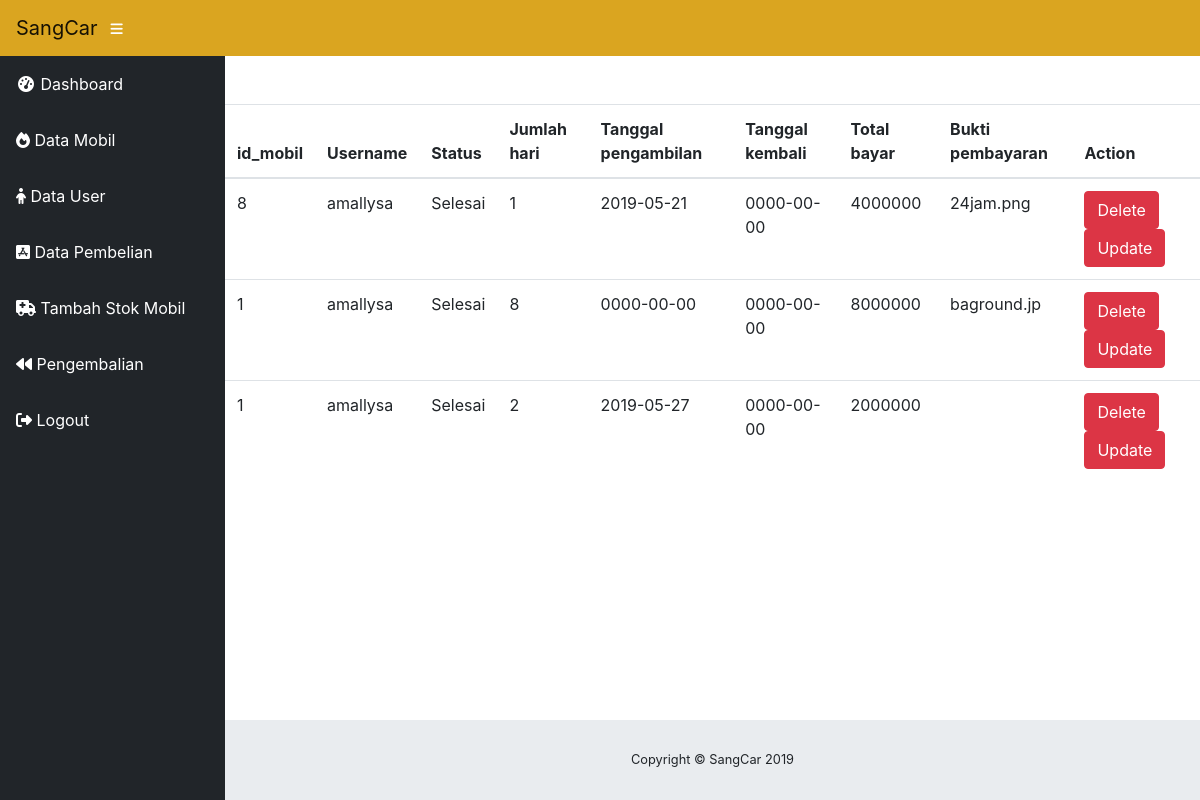
The app's page /keranjang.php (signed in) with its own data.
### tables this page shows
CREATE TABLE `keranjang` (
  `id_keranjang` int(11) NOT NULL,
  `id_mobil` int(11) NOT NULL,
  `username` varchar(30) NOT NULL,
  `Status` varchar(30) NOT NULL,
  `Jumlah_hari` int(11) NOT NULL,
  `Tanggal_pengambilan` date NOT NULL,
  `Tanggal_kembali` date NOT NULL,
  `Total_bayar` int(11) NOT NULL,
  `bukti_pembayaran` varchar(11) NOT NULL
);

### keranjang.php (the view, shortened to what this page needs)
<?php
include "cover/header.php";
$username=$_SESSION['username'];
$query="SELECT * FROM keranjang WHERE username='$username'";
	$hasil=mysqli_query($con,$query);
?>
  <div class="container"  style="background-color:white;">
    <div class="row align-items-center my-5">
	<table class="table table-hover">
  <thead>
    <tr>
      <th scope="col">id_mobil</th>
      <th scope="col">Username</th>
      <th scope="col">Status</th>
      <th scope="col">Jumlah hari</th>
	  <th scope="col">Tanggal pengambilan</th>
	  <th scope="col">Tanggal kembali</th>
	  <th scope="col">Total bayar</th>
	  <th scope="col">Bukti pembayaran</th>
	  <th scope="col">Action</th>
    </tr>
  </thead>
  <tbody>
  <?php while ($baris=mysqli_fetch_array($hasil)) { ?>
    <tr>
      <td><?php echo $baris['id_mobil']?></td>
      <td><?php echo $baris['username']?></td>
      <td><?php echo $baris['Status']?></td>
	  <td><?php echo $baris['Jumlah_hari']?></td>
	  <td><?php echo $baris['Tanggal_pengambilan']?></td>
	  <td><?php echo $baris['Tanggal_kembali']?></td>
	  <td><?php echo $baris['Total_bayar']?></td>
	  <td><?php echo $baris['bukti_pembayaran']?></td>
	  <td> <a href="prosesdelete.php?id=<?php echo $baris['id_keranjang']?>"<button type="button" class="btn btn-danger">Delete</button></a>
	  <a href="update.php?id=<?php echo $baris['id_keranjang']?>"<button type="button" class="btn btn-danger">Update</button></a>
	  </td>
    </tr>
  <?php } ?>
  </tbody>
</table>
    </div>
  <?php
include "cover/footer.php";
?>
</body>
</html>

### records on screen
keranjang: id_mobil "8", username "amallysa", Status "Selesai", Jumlah_hari "1", Tanggal_pengambilan "2019-05-21", Tanggal_kembali "0000-00-00", Total_bayar "4000000", bukti_pembayaran "24jam.png"
keranjang: id_mobil "1", username "amallysa", Status "Selesai", Jumlah_hari "8", Tanggal_pengambilan "0000-00-00", Tanggal_kembali "0000-00-00", Total_bayar "8000000", bukti_pembayaran "baground.jp"
keranjang: id_mobil "1", username "amallysa", Status "Selesai", Jumlah_hari "2", Tanggal_pengambilan "2019-05-27", Tanggal_kembali "0000-00-00", Total_bayar "2000000"
